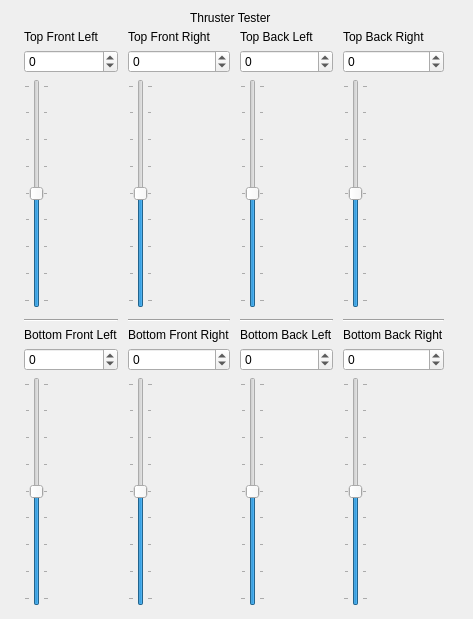
<?xml version="1.0" encoding="UTF-8"?>
<ui version="4.0">
 <class>Form</class>
 <widget class="QDialog" name="Form">
  <property name="geometry">
   <rect>
    <x>0</x>
    <y>0</y>
    <width>473</width>
    <height>619</height>
   </rect>
  </property>
  <property name="windowTitle">
   <string>Form</string>
  </property>
  <widget class="QWidget" name="gridLayoutWidget">
   <property name="geometry">
    <rect>
     <x>20</x>
     <y>30</y>
     <width>431</width>
     <height>581</height>
    </rect>
   </property>
   <layout class="QGridLayout" name="gridLayout">
    <item row="5" column="1">
     <widget class="QLabel" name="label_4">
      <property name="text">
       <string>Bottom Front Right</string>
      </property>
     </widget>
    </item>
    <item row="0" column="0">
     <widget class="QLabel" name="label">
      <property name="text">
       <string>Top Front Left</string>
      </property>
     </widget>
    </item>
    <item row="5" column="3">
     <widget class="QLabel" name="label_6">
      <property name="text">
       <string>Bottom Back Right</string>
      </property>
     </widget>
    </item>
    <item row="8" column="0">
     <spacer name="verticalSpacer_2">
      <property name="orientation">
       <enum>Qt::Vertical</enum>
      </property>
      <property name="sizeType">
       <enum>QSizePolicy::Fixed</enum>
      </property>
      <property name="sizeHint" stdset="0">
       <size>
        <width>0</width>
        <height>5</height>
       </size>
      </property>
     </spacer>
    </item>
    <item row="7" column="1">
     <widget class="QSlider" name="bfr_slider">
      <property name="minimum">
       <number>-128</number>
      </property>
      <property name="maximum">
       <number>127</number>
      </property>
      <property name="orientation">
       <enum>Qt::Vertical</enum>
      </property>
      <property name="tickPosition">
       <enum>QSlider::TicksBothSides</enum>
      </property>
      <property name="tickInterval">
       <number>32</number>
      </property>
     </widget>
    </item>
    <item row="2" column="1">
     <widget class="QSlider" name="tfr_slider">
      <property name="minimum">
       <number>-128</number>
      </property>
      <property name="maximum">
       <number>127</number>
      </property>
      <property name="orientation">
       <enum>Qt::Vertical</enum>
      </property>
      <property name="tickPosition">
       <enum>QSlider::TicksBothSides</enum>
      </property>
      <property name="tickInterval">
       <number>32</number>
      </property>
     </widget>
    </item>
    <item row="2" column="3">
     <widget class="QSlider" name="tbr_slider">
      <property name="minimum">
       <number>-128</number>
      </property>
      <property name="maximum">
       <number>127</number>
      </property>
      <property name="orientation">
       <enum>Qt::Vertical</enum>
      </property>
      <property name="tickPosition">
       <enum>QSlider::TicksBothSides</enum>
      </property>
      <property name="tickInterval">
       <number>32</number>
      </property>
     </widget>
    </item>
    <item row="5" column="2">
     <widget class="QLabel" name="label_5">
      <property name="text">
       <string>Bottom Back Left</string>
      </property>
     </widget>
    </item>
    <item row="7" column="2">
     <widget class="QSlider" name="bbl_slider">
      <property name="minimum">
       <number>-128</number>
      </property>
      <property name="maximum">
       <number>127</number>
      </property>
      <property name="orientation">
       <enum>Qt::Vertical</enum>
      </property>
      <property name="tickPosition">
       <enum>QSlider::TicksBothSides</enum>
      </property>
      <property name="tickInterval">
       <number>32</number>
      </property>
     </widget>
    </item>
    <item row="0" column="2">
     <widget class="QLabel" name="label_7">
      <property name="text">
       <string>Top Back Left</string>
      </property>
     </widget>
    </item>
    <item row="2" column="0">
     <widget class="QSlider" name="tfl_slider">
      <property name="sizePolicy">
       <sizepolicy hsizetype="Fixed" vsizetype="Expanding">
        <horstretch>0</horstretch>
        <verstretch>0</verstretch>
       </sizepolicy>
      </property>
      <property name="minimum">
       <number>-128</number>
      </property>
      <property name="maximum">
       <number>127</number>
      </property>
      <property name="orientation">
       <enum>Qt::Vertical</enum>
      </property>
      <property name="tickPosition">
       <enum>QSlider::TicksBothSides</enum>
      </property>
      <property name="tickInterval">
       <number>32</number>
      </property>
     </widget>
    </item>
    <item row="5" column="0">
     <widget class="QLabel" name="label_3">
      <property name="text">
       <string>Bottom Front Left</string>
      </property>
     </widget>
    </item>
    <item row="0" column="3">
     <widget class="QLabel" name="label_8">
      <property name="text">
       <string>Top Back Right</string>
      </property>
     </widget>
    </item>
    <item row="7" column="0">
     <widget class="QSlider" name="bfl_slider">
      <property name="minimum">
       <number>-128</number>
      </property>
      <property name="maximum">
       <number>127</number>
      </property>
      <property name="orientation">
       <enum>Qt::Vertical</enum>
      </property>
      <property name="tickPosition">
       <enum>QSlider::TicksBothSides</enum>
      </property>
      <property name="tickInterval">
       <number>32</number>
      </property>
     </widget>
    </item>
    <item row="2" column="2">
     <widget class="QSlider" name="tbl_slider">
      <property name="minimum">
       <number>-128</number>
      </property>
      <property name="maximum">
       <number>127</number>
      </property>
      <property name="orientation">
       <enum>Qt::Vertical</enum>
      </property>
      <property name="tickPosition">
       <enum>QSlider::TicksBothSides</enum>
      </property>
      <property name="tickInterval">
       <number>32</number>
      </property>
     </widget>
    </item>
    <item row="3" column="0">
     <spacer name="verticalSpacer">
      <property name="orientation">
       <enum>Qt::Vertical</enum>
      </property>
      <property name="sizeType">
       <enum>QSizePolicy::Fixed</enum>
      </property>
      <property name="sizeHint" stdset="0">
       <size>
        <width>0</width>
        <height>5</height>
       </size>
      </property>
     </spacer>
    </item>
    <item row="7" column="3">
     <widget class="QSlider" name="bbr_slider">
      <property name="minimum">
       <number>-128</number>
      </property>
      <property name="maximum">
       <number>127</number>
      </property>
      <property name="orientation">
       <enum>Qt::Vertical</enum>
      </property>
      <property name="tickPosition">
       <enum>QSlider::TicksBothSides</enum>
      </property>
      <property name="tickInterval">
       <number>32</number>
      </property>
     </widget>
    </item>
    <item row="0" column="1">
     <widget class="QLabel" name="label_2">
      <property name="text">
       <string>Top Front Right</string>
      </property>
     </widget>
    </item>
    <item row="4" column="0">
     <widget class="Line" name="line">
      <property name="orientation">
       <enum>Qt::Horizontal</enum>
      </property>
     </widget>
    </item>
    <item row="4" column="1">
     <widget class="Line" name="line_2">
      <property name="orientation">
       <enum>Qt::Horizontal</enum>
      </property>
     </widget>
    </item>
    <item row="4" column="2">
     <widget class="Line" name="line_3">
      <property name="orientation">
       <enum>Qt::Horizontal</enum>
      </property>
     </widget>
    </item>
    <item row="4" column="3">
     <widget class="Line" name="line_4">
      <property name="orientation">
       <enum>Qt::Horizontal</enum>
      </property>
     </widget>
    </item>
    <item row="1" column="0">
     <widget class="QSpinBox" name="tfl_edit">
      <property name="minimum">
       <number>-128</number>
      </property>
      <property name="maximum">
       <number>127</number>
      </property>
     </widget>
    </item>
    <item row="1" column="1">
     <widget class="QSpinBox" name="tfr_edit">
      <property name="minimum">
       <number>-128</number>
      </property>
      <property name="maximum">
       <number>127</number>
      </property>
     </widget>
    </item>
    <item row="1" column="2">
     <widget class="QSpinBox" name="tbl_edit">
      <property name="minimum">
       <number>-128</number>
      </property>
      <property name="maximum">
       <number>127</number>
      </property>
     </widget>
    </item>
    <item row="1" column="3">
     <widget class="QSpinBox" name="tbr_edit">
      <property name="minimum">
       <number>-128</number>
      </property>
      <property name="maximum">
       <number>127</number>
      </property>
     </widget>
    </item>
    <item row="6" column="0">
     <widget class="QSpinBox" name="bfl_edit">
      <property name="minimum">
       <number>-128</number>
      </property>
      <property name="maximum">
       <number>127</number>
      </property>
     </widget>
    </item>
    <item row="6" column="1">
     <widget class="QSpinBox" name="bfr_edit">
      <property name="minimum">
       <number>-128</number>
      </property>
      <property name="maximum">
       <number>127</number>
      </property>
     </widget>
    </item>
    <item row="6" column="2">
     <widget class="QSpinBox" name="bbl_edit">
      <property name="minimum">
       <number>-128</number>
      </property>
      <property name="maximum">
       <number>127</number>
      </property>
     </widget>
    </item>
    <item row="6" column="3">
     <widget class="QSpinBox" name="bbr_edit">
      <property name="minimum">
       <number>-128</number>
      </property>
      <property name="maximum">
       <number>127</number>
      </property>
     </widget>
    </item>
   </layout>
  </widget>
  <widget class="QLabel" name="label_9">
   <property name="geometry">
    <rect>
     <x>190</x>
     <y>10</y>
     <width>101</width>
     <height>16</height>
    </rect>
   </property>
   <property name="text">
    <string>Thruster Tester</string>
   </property>
  </widget>
 </widget>
 <resources/>
 <connections/>
</ui>
